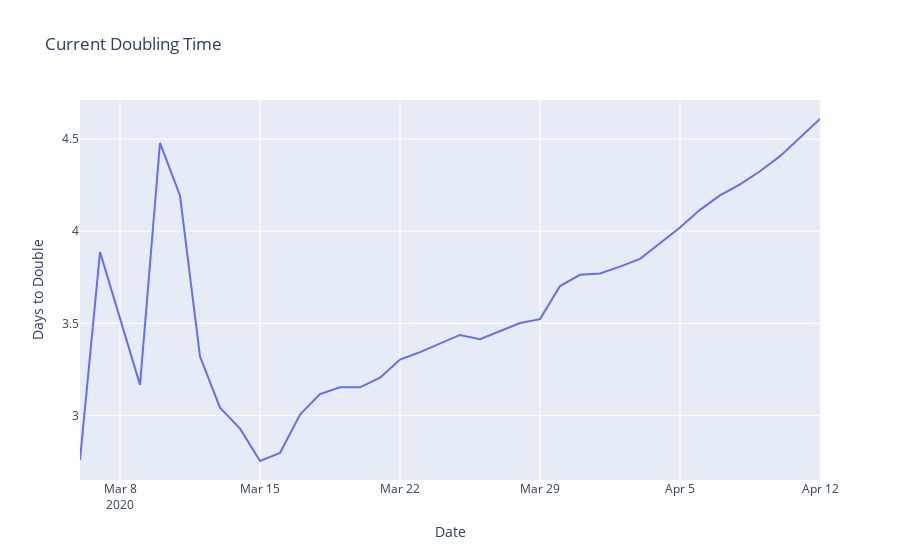

Write notebook code for a chart like this one.
### Code cell
fig = go.Figure(data=go.Scatter(x=dates[1:], y=doubling,
                    mode='lines',
                    name='Time to Double'))
fig.update_layout(title='Current Doubling Time',
                   xaxis_title='Date',
                   yaxis_title='Days to Double')
fig.show()
with open('../plotly/ontario_doubling.json', 'w') as f:
    f.write(fig.to_json())

### Figure 1 — Plotly figure (JSON) as saved in the notebook; plotly's stock layout.template omitted (floating-point values rounded to 4 significant figures)
{"data": [{"mode": "lines", "name": "Time to Double", "type": "scatter", "x": ["2020-03-06", "2020-03-07", "2020-03-09", "2020-03-10", "2020-03-11", "2020-03-12", "2020-03-13", "2020-03-14", "2020-03-15", "2020-03-16", "2020-03-17", "2020-03-18", "2020-03-19", "2020-03-20", "2020-03-21", "2020-03-22", "2020-03-23", "2020-03-24", "2020-03-25", "2020-03-26", "2020-03-27", "2020-03-28", "2020-03-29", "2020-03-30", "2020-03-31", "2020-04-01", "2020-04-02", "2020-04-03", "2020-04-04", "2020-04-05", "2020-04-06", "2020-04-07", "2020-04-08", "2020-04-09", "2020-04-10", "2020-04-11", "2020-04-12"], "y": [2.758, 3.887, 3.166, 4.479, 4.192, 3.32, 3.042, 2.928, 2.753, 2.796, 3.005, 3.116, 3.153, 3.153, 3.205, 3.303, 3.344, 3.389, 3.437, 3.414, 3.459, 3.502, 3.523, 3.702, 3.763, 3.771, 3.808, 3.85, 3.935, 4.02, 4.116, 4.195, 4.254, 4.325, 4.407, 4.511, 4.609]}], "layout": {"title": {"text": "Current Doubling Time"}, "xaxis": {"title": {"text": "Date"}}, "yaxis": {"title": {"text": "Days to Double"}}}}
